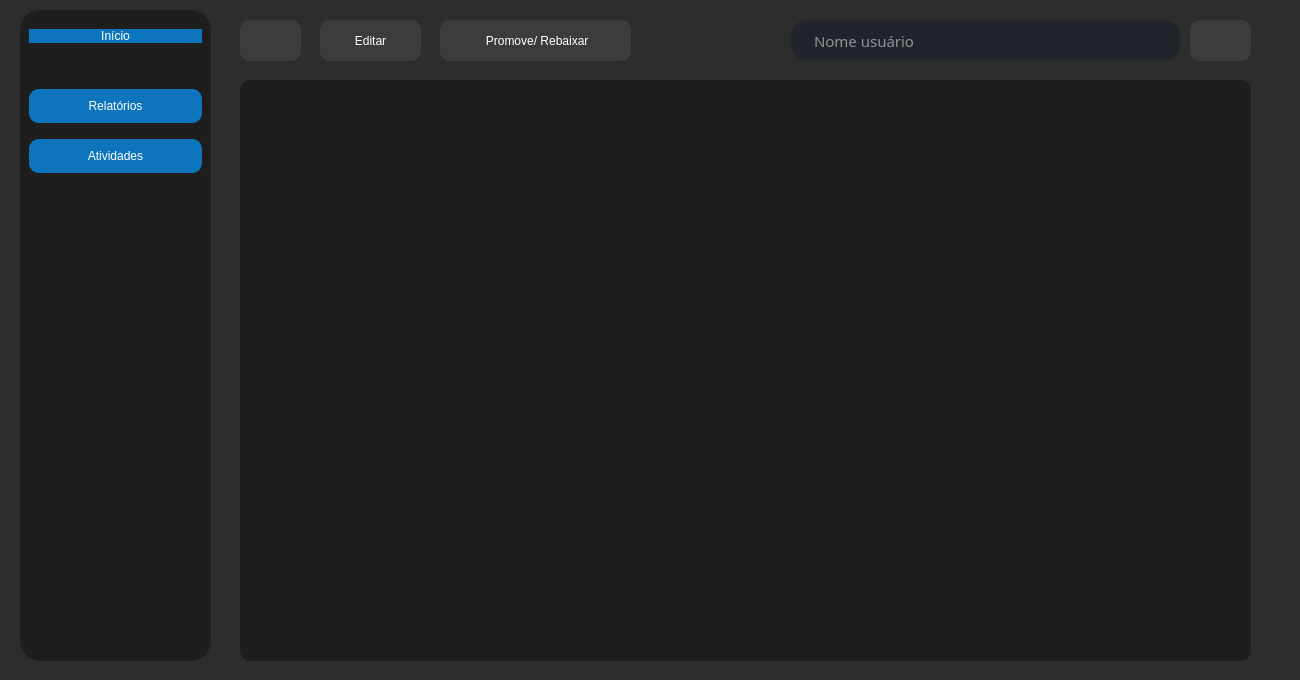
<?xml version="1.0" encoding="UTF-8"?>
<ui version="4.0">
 <class>CapPage</class>
 <widget class="QDialog" name="CapPage">
  <property name="geometry">
   <rect>
    <x>0</x>
    <y>0</y>
    <width>1300</width>
    <height>680</height>
   </rect>
  </property>
  <property name="minimumSize">
   <size>
    <width>1300</width>
    <height>680</height>
   </size>
  </property>
  <property name="maximumSize">
   <size>
    <width>1300</width>
    <height>680</height>
   </size>
  </property>
  <property name="windowTitle">
   <string>Formula UFPB</string>
  </property>
  <property name="styleSheet">
   <string notr="true">QDialog{
	background-color: rgba(45,45,45,255);
}</string>
  </property>
  <widget class="QStackedWidget" name="Janelas">
   <property name="geometry">
    <rect>
     <x>210</x>
     <y>10</y>
     <width>1071</width>
     <height>651</height>
    </rect>
   </property>
   <property name="styleSheet">
    <string notr="true">background-color:none;</string>
   </property>
   <property name="currentIndex">
    <number>0</number>
   </property>
   <widget class="QWidget" name="HomePageCp">
    <widget class="QTableWidget" name="listarMembrosCP">
     <property name="geometry">
      <rect>
       <x>30</x>
       <y>70</y>
       <width>1011</width>
       <height>581</height>
      </rect>
     </property>
     <property name="styleSheet">
      <string notr="true">QTableWidget{
	background-color: rgba(30,30,30,255);
	border-radius: 10px;

}</string>
     </property>
    </widget>
    <widget class="QLineEdit" name="NomeBuscarCP">
     <property name="geometry">
      <rect>
       <x>580</x>
       <y>10</y>
       <width>391</width>
       <height>41</height>
      </rect>
     </property>
     <property name="font">
      <font>
       <family>Open Sans 61</family>
       <pointsize>11</pointsize>
      </font>
     </property>
     <property name="styleSheet">
      <string notr="true">QLineEdit{
	font-family: Open Sans Light;
	border: 2px solid rgb(37, 39, 48);
	border-radius: 16px;
	color: #FFF;
	padding-left: 20px;
	padding-right: 20px; 
	background-color: rgb(34, 36, 44);
}

QLiteEdit:hover {
	border: 2px solid rgb(48, 50, 62);
}

QLiteEdit:focus {
	border: 2px solid rgb(85, 170, 255);
	background-color: rgb(43, 45, 56);
}
</string>
     </property>
     <property name="maxLength">
      <number>200</number>
     </property>
     <property name="alignment">
      <set>Qt::AlignmentFlag::AlignLeading|Qt::AlignmentFlag::AlignLeft|Qt::AlignmentFlag::AlignVCenter</set>
     </property>
     <property name="placeholderText">
      <string>Nome usuário</string>
     </property>
     <property name="clearButtonEnabled">
      <bool>false</bool>
     </property>
    </widget>
    <widget class="QPushButton" name="BuscarButtonCP">
     <property name="geometry">
      <rect>
       <x>980</x>
       <y>10</y>
       <width>61</width>
       <height>41</height>
      </rect>
     </property>
     <property name="styleSheet">
      <string notr="true">QPushButton{
	/*color: #FFF;*/
	border-radius: 10px;
	background-color: rgba(60,60,60,255);
}

QPushButton:hover {
	border-radius: 10px;
	background-color: rgba(78,78,79,255);
}

QPushButton:pressed {
	border-radius: 10px;
	background-color: rgba(45,45,45,255);
	
}

</string>
     </property>
     <property name="text">
      <string/>
     </property>
     <property name="icon">
      <iconset resource="Projeto_Prog1.qrc">
       <normaloff>:/debug/buscarWhite.png</normaloff>:/debug/buscarWhite.png</iconset>
     </property>
     <property name="iconSize">
      <size>
       <width>30</width>
       <height>30</height>
      </size>
     </property>
    </widget>
    <widget class="QPushButton" name="AtualizarButtonCP">
     <property name="geometry">
      <rect>
       <x>30</x>
       <y>10</y>
       <width>61</width>
       <height>41</height>
      </rect>
     </property>
     <property name="styleSheet">
      <string notr="true">QPushButton{
	/*color: #FFF;*/
	border-radius: 10px;
	background-color: rgba(60,60,60,255);
}

QPushButton:hover {
	border-radius: 10px;
	background-color: rgba(78,78,79,255);
}

QPushButton:pressed {
	border-radius: 10px;
	background-color: rgba(45,45,45,255);
	
}

</string>
     </property>
     <property name="text">
      <string/>
     </property>
     <property name="icon">
      <iconset resource="Projeto_Prog1.qrc">
       <normaloff>:/debug/atualizarWhite.png</normaloff>:/debug/atualizarWhite.png</iconset>
     </property>
     <property name="iconSize">
      <size>
       <width>30</width>
       <height>30</height>
      </size>
     </property>
    </widget>
    <widget class="QPushButton" name="EditarButtonCP">
     <property name="geometry">
      <rect>
       <x>110</x>
       <y>10</y>
       <width>101</width>
       <height>41</height>
      </rect>
     </property>
     <property name="styleSheet">
      <string notr="true">QPushButton{
	color: #FFF;
	border-radius: 10px;
	background-color: rgba(60,60,60,255);
}

QPushButton:hover {
	border-radius: 10px;
	background-color: rgba(78,78,79,255);
}

QPushButton:pressed {
	border-radius: 10px;
	background-color: rgba(45,45,45,255);
	
}

</string>
     </property>
     <property name="text">
      <string>Editar</string>
     </property>
     <property name="icon">
      <iconset resource="Projeto_Prog1.qrc">
       <normaloff>:/debug/editarWhite.png</normaloff>:/debug/editarWhite.png</iconset>
     </property>
     <property name="iconSize">
      <size>
       <width>30</width>
       <height>30</height>
      </size>
     </property>
    </widget>
    <widget class="QPushButton" name="DeletarButtonCP">
     <property name="geometry">
      <rect>
       <x>230</x>
       <y>10</y>
       <width>191</width>
       <height>41</height>
      </rect>
     </property>
     <property name="styleSheet">
      <string notr="true">QPushButton{
	color: #FFF;
	border-radius: 10px;
	background-color: rgba(60,60,60,255);
}

QPushButton:hover {
	border-radius: 10px;
	background-color: rgba(78,78,79,255);
}

QPushButton:pressed {
	border-radius: 10px;
	background-color: rgba(45,45,45,255);
	
}

</string>
     </property>
     <property name="text">
      <string> Promove/ Rebaixar</string>
     </property>
     <property name="icon">
      <iconset resource="Projeto_Prog1.qrc">
       <normaloff>:/debug/promocaorebaixamentoWhite.png</normaloff>:/debug/promocaorebaixamentoWhite.png</iconset>
     </property>
     <property name="iconSize">
      <size>
       <width>24</width>
       <height>30</height>
      </size>
     </property>
    </widget>
   </widget>
   <widget class="QWidget" name="RelatoriosPageCP"/>
  </widget>
  <widget class="QFrame" name="frameCapPage">
   <property name="geometry">
    <rect>
     <x>20</x>
     <y>10</y>
     <width>191</width>
     <height>651</height>
    </rect>
   </property>
   <property name="styleSheet">
    <string notr="true">QFrame{
	background-color: rgba(30,30,30,255);
	border-radius: 20px;
}

QPushButton{
	color: #FFF;
	border-radius: 10px;
	background-color: rgba(13,117,190,255);
}

QPushButton:hover {
	border-radius: 10px;
	background-color: rgb(85,150,190);
}

QPushButton:pressed {
	border-radius: 10px;
	background-color: rgb(28,81,115);
	
}
</string>
   </property>
   <property name="frameShape">
    <enum>QFrame::Shape::StyledPanel</enum>
   </property>
   <property name="frameShadow">
    <enum>QFrame::Shadow::Raised</enum>
   </property>
   <layout class="QVBoxLayout" name="verticalLayout">
    <item>
     <spacer name="verticalSpacer">
      <property name="orientation">
       <enum>Qt::Orientation::Vertical</enum>
      </property>
      <property name="sizeType">
       <enum>QSizePolicy::Policy::Preferred</enum>
      </property>
      <property name="sizeHint" stdset="0">
       <size>
        <width>20</width>
        <height>10</height>
       </size>
      </property>
     </spacer>
    </item>
    <item>
     <widget class="QPushButton" name="homeButtonCp">
      <property name="text">
       <string>Início</string>
      </property>
      <property name="icon">
       <iconset resource="Projeto_Prog1.qrc">
        <normaloff>:/debug/home.png</normaloff>:/debug/home.png</iconset>
      </property>
      <property name="iconSize">
       <size>
        <width>40</width>
        <height>40</height>
       </size>
      </property>
     </widget>
    </item>
    <item>
     <spacer name="verticalSpacer_2">
      <property name="orientation">
       <enum>Qt::Orientation::Vertical</enum>
      </property>
      <property name="sizeType">
       <enum>QSizePolicy::Policy::Preferred</enum>
      </property>
      <property name="sizeHint" stdset="0">
       <size>
        <width>20</width>
        <height>40</height>
       </size>
      </property>
     </spacer>
    </item>
    <item>
     <widget class="QPushButton" name="RelatorioButtonCP">
      <property name="styleSheet">
       <string notr="true">QPushButton{
	height: 34px;
}</string>
      </property>
      <property name="text">
       <string>Relatórios</string>
      </property>
      <property name="icon">
       <iconset resource="Projeto_Prog1.qrc">
        <normaloff>:/debug/grafico.png</normaloff>:/debug/grafico.png</iconset>
      </property>
      <property name="iconSize">
       <size>
        <width>26</width>
        <height>26</height>
       </size>
      </property>
     </widget>
    </item>
    <item>
     <spacer name="verticalSpacer_4">
      <property name="orientation">
       <enum>Qt::Orientation::Vertical</enum>
      </property>
      <property name="sizeType">
       <enum>QSizePolicy::Policy::Preferred</enum>
      </property>
      <property name="sizeHint" stdset="0">
       <size>
        <width>20</width>
        <height>10</height>
       </size>
      </property>
     </spacer>
    </item>
    <item>
     <widget class="QPushButton" name="AtividadesButtonCP">
      <property name="styleSheet">
       <string notr="true">QPushButton{
	height: 34px;
}</string>
      </property>
      <property name="text">
       <string>Atividades</string>
      </property>
      <property name="icon">
       <iconset resource="Projeto_Prog1.qrc">
        <normaloff>:/debug/atividades.png</normaloff>:/debug/atividades.png</iconset>
      </property>
      <property name="iconSize">
       <size>
        <width>30</width>
        <height>30</height>
       </size>
      </property>
     </widget>
    </item>
    <item>
     <spacer name="verticalSpacer_5">
      <property name="orientation">
       <enum>Qt::Orientation::Vertical</enum>
      </property>
      <property name="sizeHint" stdset="0">
       <size>
        <width>20</width>
        <height>315</height>
       </size>
      </property>
     </spacer>
    </item>
   </layout>
  </widget>
 </widget>
 <resources>
  <include location="Projeto_Prog1.qrc"/>
 </resources>
 <connections/>
</ui>
